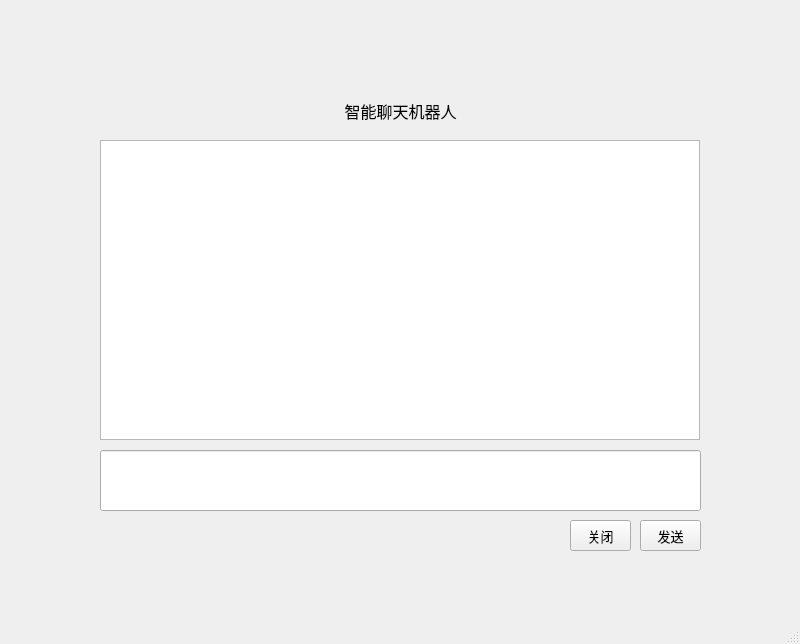
<?xml version="1.0" encoding="UTF-8"?>
<ui version="4.0">
 <class>MainWindow</class>
 <widget class="QMainWindow" name="MainWindow">
  <property name="geometry">
   <rect>
    <x>0</x>
    <y>0</y>
    <width>800</width>
    <height>644</height>
   </rect>
  </property>
  <property name="windowTitle">
   <string>MainWindow</string>
  </property>
  <property name="styleSheet">
   <string notr="true"/>
  </property>
  <widget class="QWidget" name="centralwidget">
   <widget class="QLineEdit" name="lineEdit">
    <property name="geometry">
     <rect>
      <x>100</x>
      <y>450</y>
      <width>601</width>
      <height>61</height>
     </rect>
    </property>
    <property name="font">
     <font>
      <pointsize>10</pointsize>
     </font>
    </property>
   </widget>
   <widget class="QPushButton" name="pushButton">
    <property name="geometry">
     <rect>
      <x>640</x>
      <y>520</y>
      <width>61</width>
      <height>31</height>
     </rect>
    </property>
    <property name="font">
     <font>
      <pointsize>10</pointsize>
     </font>
    </property>
    <property name="text">
     <string>发送</string>
    </property>
   </widget>
   <widget class="QListWidget" name="listWidget">
    <property name="geometry">
     <rect>
      <x>100</x>
      <y>140</y>
      <width>600</width>
      <height>300</height>
     </rect>
    </property>
    <property name="font">
     <font>
      <pointsize>10</pointsize>
     </font>
    </property>
   </widget>
   <widget class="QWidget" name="widget" native="true">
    <property name="geometry">
     <rect>
      <x>340</x>
      <y>10</y>
      <width>120</width>
      <height>80</height>
     </rect>
    </property>
    <property name="styleSheet">
     <string notr="true">image: url(:/png/机器人.png);</string>
    </property>
   </widget>
   <widget class="QLabel" name="label">
    <property name="geometry">
     <rect>
      <x>220</x>
      <y>90</y>
      <width>361</width>
      <height>41</height>
     </rect>
    </property>
    <property name="font">
     <font>
      <pointsize>12</pointsize>
     </font>
    </property>
    <property name="text">
     <string>智能聊天机器人</string>
    </property>
    <property name="alignment">
     <set>Qt::AlignCenter</set>
    </property>
   </widget>
   <widget class="QPushButton" name="pushButton_2">
    <property name="geometry">
     <rect>
      <x>570</x>
      <y>520</y>
      <width>61</width>
      <height>31</height>
     </rect>
    </property>
    <property name="font">
     <font>
      <pointsize>10</pointsize>
     </font>
    </property>
    <property name="text">
     <string>关闭</string>
    </property>
   </widget>
   <zorder>lineEdit</zorder>
   <zorder>pushButton</zorder>
   <zorder>listWidget</zorder>
   <zorder>pushButton_2</zorder>
   <zorder>widget</zorder>
   <zorder>label</zorder>
  </widget>
  <widget class="QMenuBar" name="menubar">
   <property name="geometry">
    <rect>
     <x>0</x>
     <y>0</y>
     <width>800</width>
     <height>22</height>
    </rect>
   </property>
  </widget>
  <widget class="QStatusBar" name="statusbar"/>
 </widget>
 <resources>
  <include location="images/chat.qrc"/>
 </resources>
 <connections/>
</ui>
